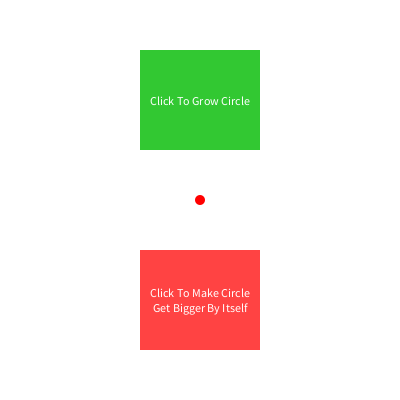
Frame 1 (no input)
Frame 60 (the mouse pressed at the canvas centre just before this capture): identical to frame 1, image omitted
Frame 120 (the mouse held since frame 60 and released just before this capture): identical to frame 1, image omitted

The Processing sketch that drew this single still picture (run headless with seeded random() and noise(); from frame 60 on, the mouse is pressed at the canvas centre):

// Processing sketch: button_class
// ── button_class.pde
/**
A Button class that can support
2 Types of Buttons
One where you click to make the circle bigger
The other you toggle to let the circle get bigger by itself
**/

Button clickButton;
Button toggleButton;
float circleW = 10;
float circleH = 10;

void setup() {
  size(400, 400); 
  smooth();
  clickButton = new Button(width/2, height/4, 120, 100, "Click To Grow Circle", color(50, 200, 50)); 
  toggleButton = new Button(width/2, 3*height/4, 120, 100, "Click To Make Circle Get Bigger By Itself", color(255, 67, 67));
}


void draw() {
  background(255);
  fill(255, 0, 0);
  noStroke();
  ellipse(width/2, height/2, circleW, circleH);
  println(toggleButton.isOn);
  if (toggleButton.isOn) {
    circleW+=1;
    circleH+=1;
  }


  clickButton.display();
  toggleButton.display();
}

void mousePressed() {
  if (clickButton.isPressed()) {
    circleW+=1;
    circleH+=1;
  } 
  else if (toggleButton.isPressed()) {
    toggleButton.toggle();
  }
}


// ── Button.pde
class Button {

  float x, y, w, h;
  String label;
  color c;
  
  boolean isOn;


  Button(float _x, float _y, float _w, float _h, String _label, color _c) {
    x = _x;
    y = _y;
    w = _w;
    h = _h;
    label = _label;
    c = _c;
  }


  void display() {
    fill(c); 
    noStroke();
    rectMode(CENTER);
    rect(x, y, w, h);
    textAlign(CENTER, CENTER);
    fill(255);
    text(label, x, y, w-10, h);
  }

  boolean isPressed() {
    if (mouseX > x-w/2 && mouseX < x+w/2 && mouseY > y-h/2 && mouseY < y+h/2) {
      return true;
    } 
    else {
      return false;
    }
  }
  
  void toggle() {
   isOn = !isOn;     
  }
}
